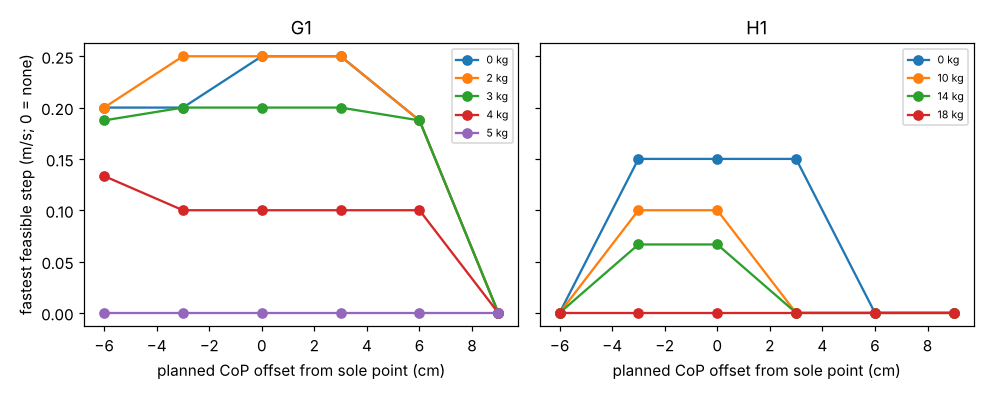

Write the Python code that produced this figure.
"""Figure: fastest feasible step against the planned CoP offset, per payload."""
import json
from pathlib import Path

import matplotlib
matplotlib.use("Agg")
import matplotlib.pyplot as plt

HERE = Path(__file__).resolve().parent
o = json.loads((HERE / "results.json").read_text())
fig, axs = plt.subplots(1, 2, figsize=(9, 3.6), sharey=True)
for ax, (n, ms) in zip(axs, o["payloads"].items()):
    for m in ms:
        ys = []
        for c in o["CS"]:
            ok = [r for r in o["rows"] if r["robot"] == n and r["mass"] == m and r["c"] == c and r["ok"]]
            ys.append(max((r["L"] / r["T"] for r in ok), default=0.0))
        ax.plot([c * 100 for c in o["CS"]], ys, "o-", label=f"{m} kg")
    ax.set_title(n.upper()); ax.set_xlabel("planned CoP offset from sole point (cm)"); ax.legend(fontsize=7)
axs[0].set_ylabel("fastest feasible step (m/s; 0 = none)")
fig.tight_layout(); fig.savefig(HERE / "figure.png", dpi=110)
